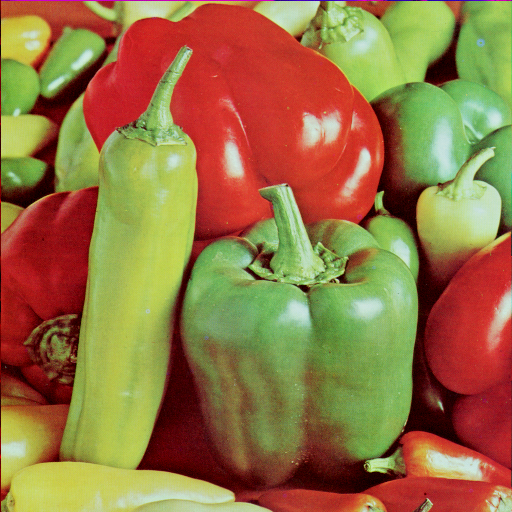
#> input picture images/pepper.bmp, 512 x 512 px
$ jupyter execute lab3.ipynb
#> lines starting #> are read from the running program, lines starting #| are printed output that depends on the picture; after the words box and inside, x2 and y2 are one past the last pixel; in counts of white or black regions, pixels touching at a corner belong together
<a href="https://colab.research.google.com/github/ferit-osirv/lab3/blob/main/lab3.ipynb" target="_parent"></a>

# Lab 3 - Image Compression and Frequency Analysis

**This command must be run before starting to do each lab.**

[cell 1]
#!rm -rf clone && git clone https://github.com/ferit-osirv/lab3 clone && cp -a clone/. .

[cell 2]
import numpy as np
import cv2 as cv
import matplotlib.pyplot as plt

## Color Quantization

Quantization in the context of image processing is a technique that reduces the number of distinct pixel values used to represent an image. It achieves this by mapping a range of values to a single quantum value, effectively reducing the image's color depth or the number of bits required per pixel. This process is a fundamental aspect of lossy image compression, where the goal is to decrease the size of the image file at the cost of a reduction in image quality.

The above image was quantized to 16 colors using a color palette. The quantized image on the bottom has a reduced color depth compared to the original image on the top.

**In the context of image compression**, color quantization is used in the GIF image format, while YCbCr chroma quantization is used in JPEG compression. The YCbCr color space separates the luminance (Y) from the chrominance (Cb and Cr) components, allowing for more efficient compression by quantizing the chroma channels more aggressively than the luminance channel.

In the above image, you can see the original image and then the Y, Cr and Cb channels separately. The Y channel contains the luminance information, while the Cr and Cb channels contain the chrominance information. Notice how the Y channel contains almost all information in the image: You can tell the mountains, the barn, and the trees just by looking at the Y channel.

> ### Assignment 1: Color and Chroma Quantization
>
>1. **RGB Color Quantization:**
>   - Load an RGB image, where each channel is initially 8 bits.
>   - Quantize to 7 bits per channel by mapping the 256 original levels to 128.
>   - Calculate the compression ratio (how many bits are needed to represent the original image vs. the quantized image).
>
>2. **YCbCr Chroma Quantization:**
>   - Convert the RGB image to YCbCr using `cv2.cvtColor()`. Y represents luminance; Cb and Cr represent chrominance.
>   - Perform quantization on the Cb and Cr channels to reduce color detail. I.e. reduce chroma resolution by a factor of 2 so that there are 128 unique levels.
>   - Compute the compression ratio and compare with RGB quantization.
>
>3. **Analysis:**
>   - Display the original, color quantized, and chroma quantized images for visual comparison.
>   - Evaluate the compression ratios and discuss the balance between compression efficiency and image fidelity.
>   - What is the difference when quantizing color channels vs. chroma channels? Why might chroma quantization be more efficient?

[cell 3]
original_img = cv.imread('images/pepper.bmp')
#> original_img is the input picture: shape (512, 512, 3); mean B, G, R 66.5, 115.6, 149.8
original_img = cv.cvtColor(original_img, cv.COLOR_BGR2RGB)

original_img = original_img.copy()
# bin_7bit = np.array(range(2, 256, 2))
bin_7bit = np.arange(1, 128)*2
original_img[:,:,0] = bin_7bit[np.digitize(original_img[:,:,0], bin_7bit)]
original_img[:,:,1] = bin_7bit[np.digitize(original_img[:,:,1], bin_7bit)]
original_img[:,:,2] = bin_7bit[np.digitize(original_img[:,:,2], bin_7bit)]
rgb_image = original_img.copy()


original_img = cv.cvtColor(original_img.copy(), cv.COLOR_RGB2YCrCb)
#> original_img: shape (512, 512, 3); mean of channels 0, 1, 2 121.7, 149.1, 97.7
original_img[:,:,1] = bin_7bit[np.digitize(original_img[:,:,1], bin_7bit)]
#> original_img: shape (512, 512, 3); mean of channels 0, 1, 2 121.7, 150.6, 97.7
original_img[:,:,2] = bin_7bit[np.digitize(original_img[:,:,2], bin_7bit)]
#> original_img: shape (512, 512, 3); mean of channels 0, 1, 2 121.7, 150.6, 99.2
ycrcb_image = cv.cvtColor(original_img, cv.COLOR_YCrCb2RGB)

fig, axes = plt.subplots(1, 3, figsize=(15, 6))
axes[0].imshow(original_img)
axes[0].set_title('Original image')
axes[1].imshow(rgb_image)
axes[1].set_title('Quantized image [RGB]')
axes[2].imshow(ycrcb_image)
axes[2].set_title('Quantized image [YCrCb]')

print(f'RGB compression ratio: {(1 - (7*3)/(8*3))*100}%')
print(f'YCrCb compression ratio: {(1 - (7*2 + 8)/(8*3))*100}%')

## Fourier Transform

Consider the following function:

[cell 4]
t = np.arange(0, 1, 0.01)
x1 = 1 * np.sin(2 * np.pi * 5 * t)
x2 = 2 * np.sin(2 * np.pi * 2 * t)
x3 = 0.5 * np.sin(2 * np.pi * 3 * t)
x = x1 + x2 + x3
plt.plot(t, x)

> **Question**: x is a sum of three sine signals. What are the amplitudes and frequencies (in Hz) of each of those signals?

The amplitudes are: 1, 2, 0.5

Let's check your answer using the **Fourier transform** (fft).

[cell 5]
fft_result = np.fft.fft(x)
plt.stem(np.abs(fft_result))
plt.xlim(0, 10)
plt.ylabel('Magnitude |fft(x)|')
plt.xlabel('Frequency (Hz)');

As you can see, the Fourier Transform decomposes a signal into a sum of sinusoids and gives us the frequencies, amplitudes, and phases of each of the components. In fact, we can see how much each of the frequencies contributes to `x` in order, 2 being the largest, then 5 and finally 3.

We can see those magnitutes here, arranged in order of frequencies from 0 to 9:

[cell 6]
print(np.round(np.abs(fft_result), 2)[:10])

We saw that f = 3 has the lowest impact (magnitude) on the signal. What happens if we remove it?

[cell 7]
new_fft = fft_result.copy()

# remove f = 3 from the signal
new_fft[3] = 0

# use inverse fft to get the new signal with f = 3 removed
new_x = np.fft.ifft(new_fft)
plt.plot(t, new_x)
plt.plot(t, x)
plt.legend(['new_x', 'x']);
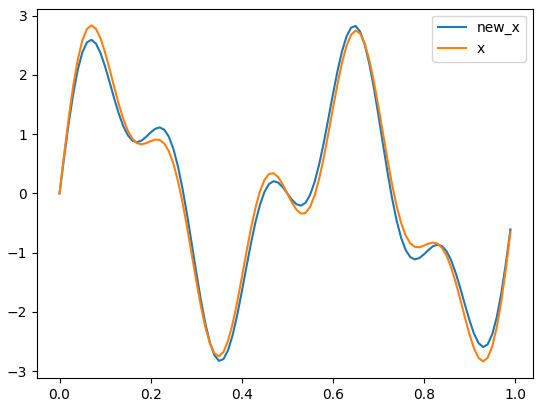
#> figure drawn by matplotlib, 1 panel; curve peaks at x = 0.65, y = 2.82; curve peaks at x = 0.07, y = 2.83

Because we removed the least important frequency, the signal is almost the same! That is the gist of image compression.

**Image compression works by removing data that with the smallest contribution to the image. The Fourier Transform lets us decompose any function (including images) into a list of sine waves and gives us the contribution of each sine wave to the total image.**

Thus, we can use the Fourier transform to compress images.

[cell 8]
original_img = cv.imread('images/pepper.bmp', cv.IMREAD_GRAYSCALE)
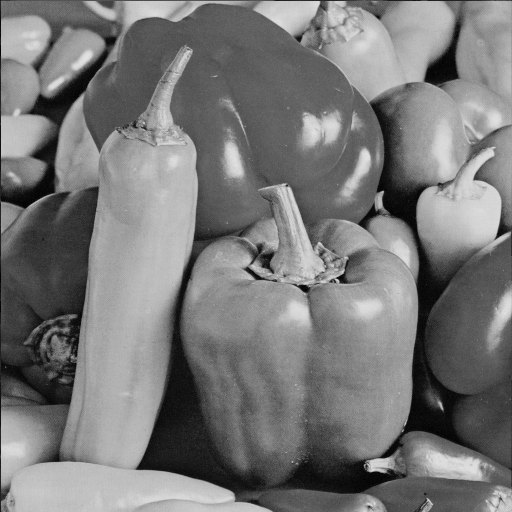
#> original_img: shape (512, 512); min 0, max 228, mean 120.2
plt.imshow(original_img, cmap='gray')

[cell 9]
img_ft = np.fft.fft2(original_img)
img_ft_shifted = np.fft.fftshift(img_ft)

# visualize the magnitude of the fft
plt.imshow(np.log(np.abs(img_ft_shifted) + 1), cmap='gray')
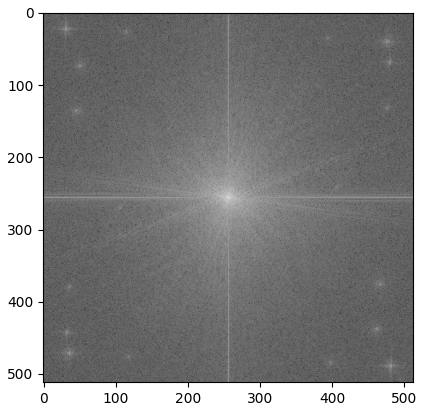
#> figure drawn by matplotlib, 1 panel

The FT of an image is much more complex, but the same logic applies. Each number in `image_ft_shifted` is a complex number that represents the contribution of a sine wave to the image. The magnitude of each number is the amplitude of the sine wave, and the angle is the phase.

The sine waves are ordered by frequency, with the lowest frequency in the center and the highest frequency at the edges. Remember that high frequencies correspond to rapid changes in the image, while low frequencies correspond to slow changes.

## Image Compression With the Fourier Transform

Here is a quick overview of how image compression works using the Fourier transform:

1. Apply the Fourier Transform to convert the image from the spatial domain to the frequency domain.
2. Perform frequency-domain filtering by removing or quantizing less significant high-frequency components.
3. Convert the image back to the spatial domain using the inverse Fourier Transform, resulting in a compressed image.
4. Adjust the level of frequency reduction to balance the compression rate with the desired image quality.

In signal processing, a low-pass filter retains low-frequency components while attenuating high-frequency components. This filtering operation is used in image compression to reduce the amount of data needed to represent an image while maintaining its essential features. On the other hand, a high-pass filter emphasizes high-frequency components, and it can be used to enhance edges and textures in an image.

> ### Assignment 2: Low and High-Pass Filters
>
> #### Task 1: Low-Pass Filtering
>   1. Create a circular mask with high values (1) in the center and low values (0) towards the edges. The size of the central high-value area determines the cutoff frequency.
>   2. Multiply the Fourier-transformed image by this mask to apply the low-pass filter.
>   3. Perform an inverse Fourier Transform to convert back to the spatial domain.
>
> #### Task 2: High-Pass Filtering
>   1. Construct a mask that is the inverse of the low-pass filter: low values (0) in the center transitioning to high values (1) at the edges.
>   2. Apply this mask to the Fourier-transformed image to implement the high-pass filter.
>   3. Use the inverse Fourier Transform to return to the spatial domain.
>
> **Note:** Remember that `fftshift` is used to center the low frequencies in the Fourier-transformed image. You will need to use `ifftshift` to undo this operation before applying the inverse Fourier Transform.

[cell 10]
original_img = cv.imread('images/pepper.bmp', cv.IMREAD_GRAYSCALE)

def fft_filter(img, radius, highpass=False):
#> called with radius = 50, highpass = False
    img_ft = np.fft.fft2(img)
    img_ft_shifted = np.fft.fftshift(img_ft)
    shape = img_ft_shifted.shape
    mask = np.zeros((shape[0], shape[1]))

    center = (shape[0] // 2, shape[1] // 2)

    # Draw a filled circle on the mask
    cv.circle(mask, center, radius, (1), thickness=-1)
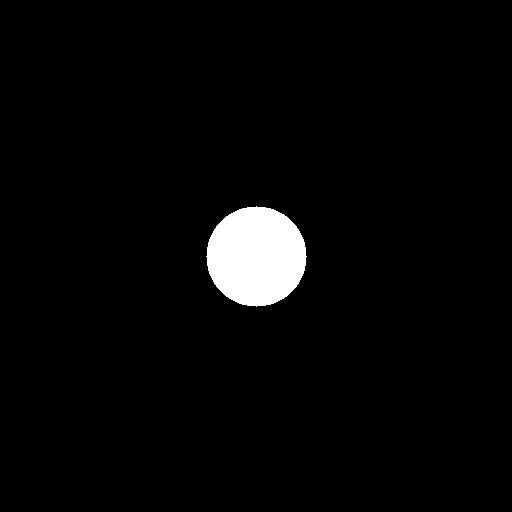
#> mask: shape (512, 512) float64; values 0 (black) and 1 (white), 3% white; 1 white region, box (x1, y1, x2, y2) and area: (206, 206, 307, 307) 7845
    if highpass:
        mask = mask - 1
    img_ft_shifted = img_ft_shifted*mask

    filtered_image = np.fft.ifftshift(img_ft_shifted)
    filtered_image = np.fft.ifft2(filtered_image)

    filtered_image = np.abs(filtered_image)

    return img_ft_shifted, filtered_image


fig, axes = plt.subplots(2, 3, figsize=(15, 10))

radius = 50
img_ft_shifted, filtered_image = fft_filter(original_img, radius)
_, highpass_filtered_image = fft_filter(original_img, radius, highpass=True)
#> call 2 of fft_filter, with radius = 50, highpass = True
#> in fft_filter (call 2), `filtered_image = np.abs(filtered_image)`:
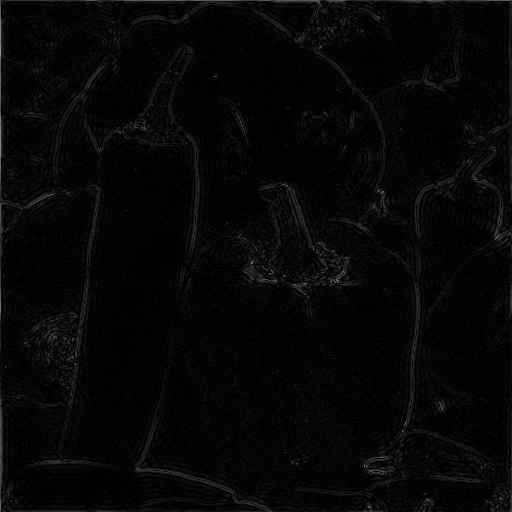
#> filtered_image: shape (512, 512) float64; min 2.75e-05, max 145, mean 6.9
axes[0,0].imshow(np.log(np.abs(img_ft_shifted) + 1), cmap='gray')
axes[0,0].set_title(f'radius = {radius}')
axes[0,1].imshow(filtered_image, cmap='gray')
axes[0,1].set_title('Lowpass')
axes[0,2].imshow(highpass_filtered_image, cmap='gray')
axes[0,2].set_title('Highpass')

radius = 100
img_ft_shifted, filtered_image = fft_filter(original_img, radius)
#> call 3 of fft_filter, with radius = 100, highpass = False
#> in fft_filter (call 3), `cv.circle(mask, center, radius, (1), thickness=-1)`:
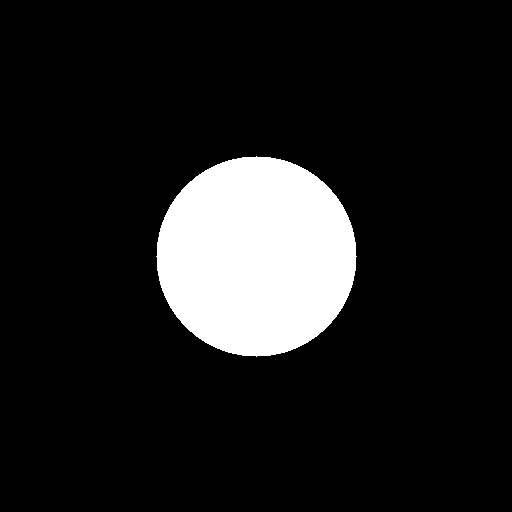
#> mask: shape (512, 512) float64; values 0 (black) and 1 (white), 12% white; 1 white region, box (x1, y1, x2, y2) and area: (156, 156, 357, 357) 31417
_, highpass_filtered_image = fft_filter(original_img, radius, highpass=True)
axes[1,0].imshow(np.log(np.abs(img_ft_shifted) + 1), cmap='gray')
axes[1,0].set_title(f'radius = {radius}')
axes[1,1].imshow(filtered_image, cmap='gray')
axes[1,1].set_title('Lowpass')
axes[1,2].imshow(highpass_filtered_image, cmap='gray')
axes[1,2].set_title('Highpass')
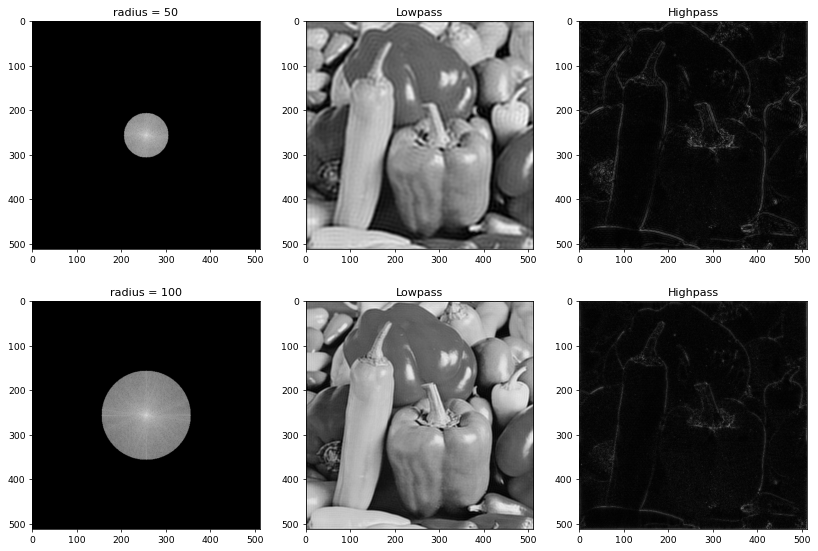
#> figure drawn by matplotlib, 6 panels

> ### Assignment 3: Image Compression With FT
>
> #### Task 1: Identifying and Retaining Top N Frequencies
>
>    - Convert a grayscale image to the frequency domain using `numpy.fft.fft2()`.
>    - From the magnitude spectrum, identify the top $N$ frequencies with the highest magnitudes. Use `numpy.argsort()` to rank frequencies and select the top $N$. You can use $N = 10^4$ as a good starting point.
>    - Create a mask that retains only these $N$ frequencies, setting all other frequencies to zero. Apply this mask to the Fourier Transform of the image.
>
> #### Task 2: Image Reconstruction and Compression Evaluation
>    - Inverse-transform the modified frequency representation back to the spatial domain using `numpy.fft.ifft2()`.
>    - Compare the reconstructed image with the original to evaluate the effects of retaining only the top $N$ frequencies.
>    - Discuss the compression achieved and its impact on image quality, particularly noting which features are preserved or lost.

[cell 11]
original_img = cv.imread('images/pepper.bmp', cv.IMREAD_GRAYSCALE)
img_ft = np.fft.fft2(original_img)
flat_img = img_ft.flatten()
frequencies = np.argsort(flat_img) # lowest to highest
frequencies = flat_img[frequencies]
frequencies = np.abs(frequencies)

N = 10000
threshold = frequencies[-N]
#> threshold = 13161.8

img_ft1 = img_ft.copy()
for pixel in np.nditer(img_ft1, op_flags=['readwrite']):
    if np.abs(pixel) < threshold:
        pixel[...] = 0

transformed_img1 = np.abs(np.fft.ifft2(img_ft1))


N = 1000
threshold = frequencies[-N]
#> threshold = 50716.8

img_ft2 = img_ft.copy()
for pixel in np.nditer(img_ft2, op_flags=['readwrite']):
    if np.abs(pixel) < threshold:
        pixel[...] = 0

transformed_img2 = np.abs(np.fft.ifft2(img_ft2))


fig, axes = plt.subplots(1,3, figsize=(15, 6))

axes[0].imshow(original_img, cmap='gray')
axes[0].set_title('Original image')

axes[1].imshow(transformed_img1, cmap='gray')
axes[1].set_title('N = 10000')

axes[2].imshow(transformed_img2, cmap='gray')
axes[2].set_title('N = 1000')

> ### Assignment 4: Image Compression Coding and Decoding
>
> #### Task 1: Compression Function
>
> - **Function**: `compress_image(image, p)`
>   - **Inputs**:
>     - `image`: The input grayscale image.
>     - `p`: The percentage of the top frequencies to retain.
>   - **Process**:
>     1. Convert the image to the frequency domain using the Fourier Transform.
>     2. Identify and retain only the top `p%` of frequencies based on their magnitudes.
>     3. Encode the Fourier Transform as a list of tuples `(x, y, FT coefficient)` for each **non-zero** coefficient, where `x` and `y` are the coordinates in the frequency domain.
>   - **Output**: The coded representation of the image based on non-zero Fourier coefficients.
>
> #### Task 2: Reconstruction Function
>
> - **Function**: `reconstruct_image(coded_representation, image_shape)`
>   - **Inputs**:
>     - `coded_representation`: The list of non-zero Fourier coefficients and their positions obtained from the compression function.
>     - `image_shape`: The shape of the original image to guide the reconstruction.
>   - **Process**:
>     1. Recreate the frequency domain representation of the image based on the coded representation.
>     3. Apply an inverse Fourier Transform to convert the frequency domain representation back to the spatial domain, reconstructing the image.
>   - **Output**: The reconstructed image from the coded frequency representation.
>
> #### Task 3: Analysis and Comparison
>
>   1. Apply the `compress_image` function to a test image at 1%, 10%, and 100% frequency retention levels to obtain different compressed representations.
>   2. Use the `reconstruct_image` function to reconstruct images from these compressed representations.
>   3. Compare the sizes of the coded representations at each level and calculate the compression ratios. Calculate a compression ratio as the ratio of the original image size to the coded representation size for each level.
>   4. Analyze and discuss the visual quality of the reconstructed images in comparison to the original.

[cell 12]
def compress_image(image, p):
    img_ft = np.fft.fft2(image)
    flat_img = np.abs(img_ft.flatten())
    frequencies = np.argsort(flat_img) # lowest to highest
    frequencies = flat_img[frequencies]

    # get the p% largest frequencies, where the N-th is the smallest
    N = int(len(frequencies)*p)
    threshold = frequencies[-N]

    values = []
    for i in range(0, img_ft.shape[0]):
        for j in range(0, img_ft.shape[1]):
            if np.abs(img_ft[i,j]) >= threshold:
                values.append((i, j, img_ft[i,j]))

    return values


def reconstruct_image(coded_representation, image_shape):
    img_ft = np.zeros(image_shape)

    for pixel in coded_representation:
        img_ft[pixel[0], pixel[1]] = pixel[2]

    return np.abs(np.fft.ifft2(img_ft))

[cell 13]
original_img = cv.imread('images/pepper.bmp', cv.IMREAD_GRAYSCALE)


fig, axes = plt.subplots(2, 3, figsize=(15, 8))

axes[0,0].imshow(original_img, cmap='gray')
axes[0,0].set_title('Original image')

compression_ratios = [0.005, 0.25, 0.75, 0.9, 0.999]

for index in range(0, len(compression_ratios)):
    i = (index + 1) // 3
    j = (index + 1) % 3
    print('(i, j) - ', (i, j))

    coded_representation = compress_image(original_img, compression_ratios[index])
    print(coded_representation[:10])
    transformed_img = reconstruct_image(coded_representation, original_img.shape)

    axes[i, j].imshow(transformed_img, cmap='gray')
    axes[i, j].set_title(f'{compression_ratios[index]*100:.0f}% compression')
#> this loop made 5 passes
#> (N in compress_image, threshold in compress_image) on passes 1 to 5: (1310, 92625.7), (65536, 4089.8), (196608, 1367.8), (235929, 800.8), (261881, 77.99)
#> (printed output is left out)
#> pass 1, `transformed_img = reconstruct_image(coded_representation, original_img..`:
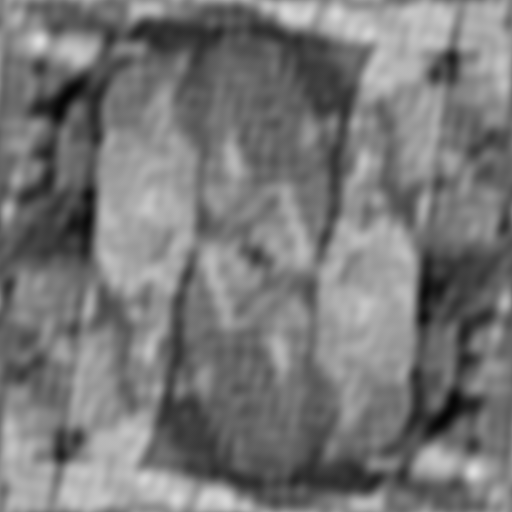
#> transformed_img: shape (512, 512) float64; min 6.47, max 222.8, mean 120.2
#> pass 2, `transformed_img = reconstruct_image(coded_representation, original_img..`:
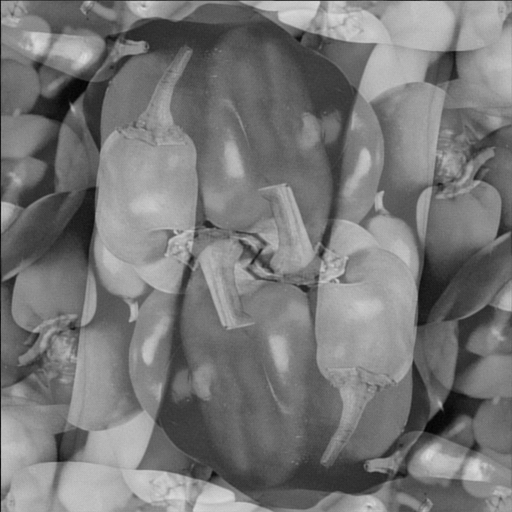
#> transformed_img: shape (512, 512) float64; min 2.76, max 221.2, mean 120.2
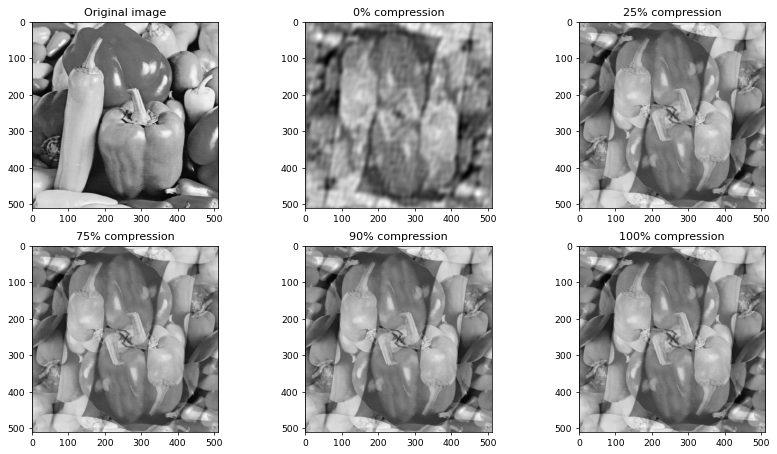
#> figure drawn by matplotlib, 6 panels
